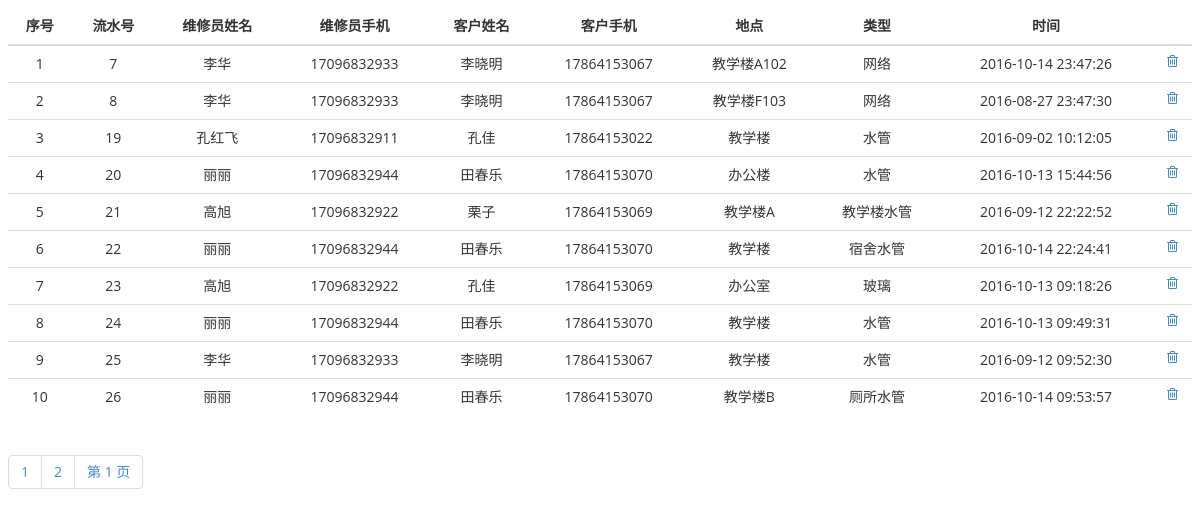
Screenshot of /Repair/repairsWeb/bill_urgency.php with the database file from the repository.
### tables this page shows
CREATE TABLE `urgenyorder` (
  `id` int(11) NOT NULL AUTO_INCREMENT,
  `username` text,
  `userphone` text,
  `servename` text,
  `servephone` text,
  `position` text,
  `type` text,
  `time` datetime DEFAULT NULL,
  PRIMARY KEY (`id`)
);

### Repair/repairsWeb/bill_urgency.php (the view, shortened to what this page needs)
<!DOCTYPE html PUBLIC "-//W3C//DTD XHTML 1.0 Transitional//EN" "http://www.w3.org/TR/xhtml1/DTD/xhtml1-transitional.dtd">
<html xmlns="http://www.w3.org/1999/xhtml">
<head>
<link rel="stylesheet" type="text/css" href="lib/bootstrap/css/bootstrap.css">
<link rel="stylesheet" href="lib/font-awesome/css/font-awesome.css">
<link rel="stylesheet" type="text/css" href="stylesheets/theme.css">
</head>
<body class="bod">
<?php
    function ShowTable(){
       	  	include "tool/conn.php";
	 $sql="select * from urgenyorder";
        $rows=mysql_affected_rows($conn);
		$pagesize=10;
		  if($rows%$pagesize==0)
		   {
		    $totalpages=(int)($rows/$pagesize);
			}
			else {
			  $totalpages=(int)($rows/$pagesize)+1;
			   }
			    if(isset($_GET['page']))
			    {
				 $p=(int)$_GET['page'];
				 } else
				 {  $p=1; }
				  $start=$pagesize*($p-1);
				  $queryj=mysql_query("$sql limit $start,$pagesize");
      	echo "<table class='table'><thead><tr>";
		echo "
		<th>序号</th>
		<th>流水号</th>
		<th>维修员姓名</th>
		<th>维修员手机</th>
		<th>客户姓名</th>
		<th>客户手机</th>
		<th>地点</th>
		<th>类型</th>
		<th>时间</th>
		";
		echo "<th style=' width='3.5em''></th></tr></thead>";
		echo "<tbody>";
		$serial=1;
        while($row=mysql_fetch_array($queryj)){
            echo "<tr>
			<td>".$serial++."</td>
			<td>".$row['id']."</td>
			<td>".$row['servename']."</td>
			<td>".$row['servephone']."</td>
			<td>".$row['username']."</td>
			<td>".$row['userphone']."</td>
			<td>".$row['position']."</td>
			<td>".$row['type']."</td>
			<td>".$row['time']."</td>";
			$id=$row[0];
			echo "<td>
			<a href='expand/script/urgency_delete.php?id=$id' role='button' data-toggle='modal'>
			<i class='fa fa-trash-o'></i></a></td>";
            echo "</tr>";
        }
        echo "</tbody></table>";
		echo "<ul class='pagination'>";
if($totalpages>1){
		for($x=1;$x<= $totalpages;$x++){
				echo "<li><a href='?page=$x'>$x</a></li>";
					}
	echo "<li><a href='?page=$x'>第 $p 页</a></li>";
				echo "</ul>";
		}
		}
    ShowTable();
?>
</body>
</html>

### Repair/repairsWeb/stylesheets/theme.css (style rules this page uses)
.bod { margin:8px }
body { background: #fafafa; background-color:#FFF; background-position: initial initial; background-repeat: initial initial; margin: 0px; padding: 0px; }
body, h1, h2, h3, h4, h5, h6, p, a, .h1, .h2, .h3, .h4, .h5, .h6 { font-family: 'Open Sans', helvetica, arial, sans-serif; }

### Repair/repairsWeb/bill_urgency.php (style rules this page uses)
.bod { margin:8px }

### rows the page displays
urgenyorder: id "7", servename "李华", servephone "17096832933", username "李晓明", userphone "17864153067", position "教学楼A102", type "网络", time "2016-10-14 23:47:26"
urgenyorder: id "8", servename "李华", servephone "17096832933", username "李晓明", userphone "17864153067", position "教学楼F103", type "网络", time "2016-08-27 23:47:30"
urgenyorder: id "19", servename "孔红飞", servephone "17096832911", username "孔佳", userphone "17864153022", position "教学楼", type "水管", time "2016-09-02 10:12:05"
urgenyorder: id "20", servename "丽丽", servephone "17096832944", username "田春乐", userphone "17864153070", position "办公楼", type "水管", time "2016-10-13 15:44:56"
urgenyorder: id "21", servename "高旭", servephone "17096832922", username "栗子", userphone "17864153069", position "教学楼A", type "教学楼水管", time "2016-09-12 22:22:52"
urgenyorder: id "22", servename "丽丽", servephone "17096832944", username "田春乐", userphone "17864153070", position "教学楼", type "宿舍水管", time "2016-10-14 22:24:41"
urgenyorder: id "23", servename "高旭", servephone "17096832922", username "孔佳", userphone "17864153069", position "办公室", type "玻璃", time "2016-10-13 09:18:26"
urgenyorder: id "24", servename "丽丽", servephone "17096832944", username "田春乐", userphone "17864153070", position "教学楼", type "水管", time "2016-10-13 09:49:31"
urgenyorder: id "25", servename "李华", servephone "17096832933", username "李晓明", userphone "17864153067", position "教学楼", type "水管", time "2016-09-12 09:52:30"
urgenyorder: id "26", servename "丽丽", servephone "17096832944", username "田春乐", userphone "17864153070", position "教学楼B", type "厕所水管", time "2016-10-14 09:53:57"

### other values shown
$p "1"
